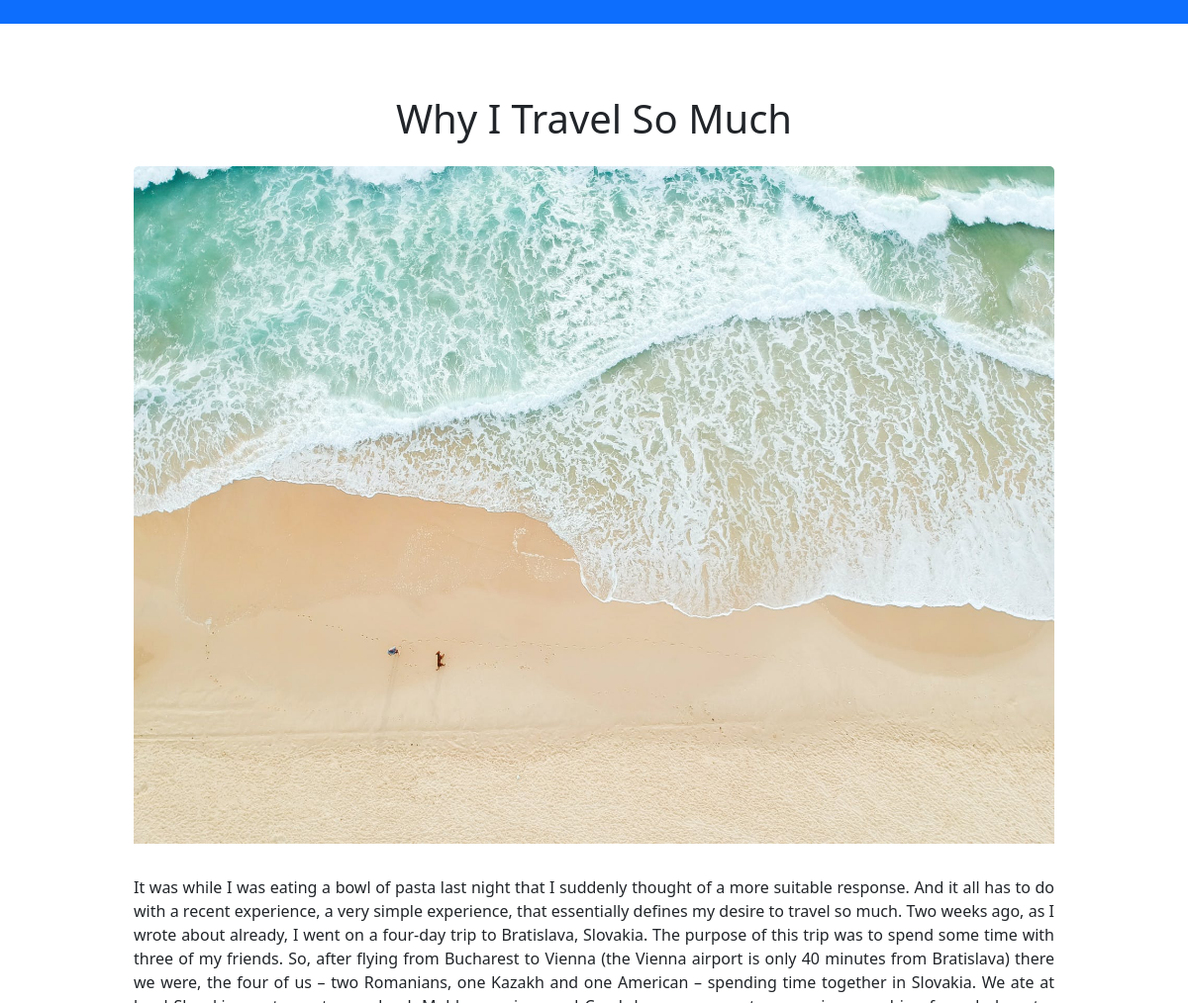
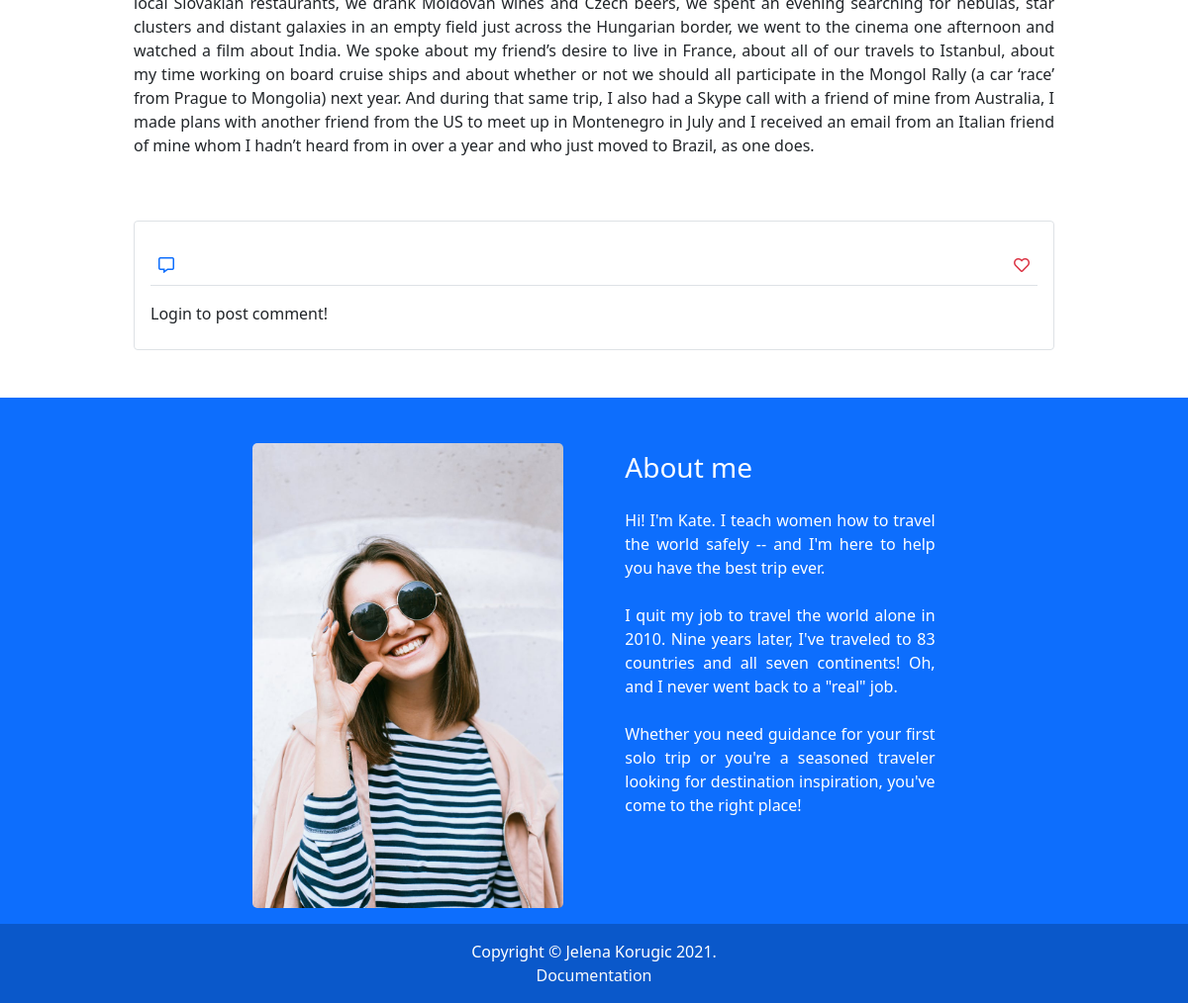
/blogtravel/post.php?id=4, run on the app's committed database (2 pictures, top to bottom).
### tables this page shows
CREATE TABLE `postovi` (
  `idPosta` int(255) NOT NULL,
  `naslov` varchar(100) NOT NULL,
  `tekst` text NOT NULL,
  `datum` timestamp NOT NULL DEFAULT current_timestamp(),
  `idKategorije` int(255) NOT NULL,
  `slikasrc` varchar(255) NOT NULL
);

### blogtravel/post.php (called while the page is built)
<?php
    require_once "view/fixed/head.php";
    require_once "view/fixed/header.php";
    require_once "view/pages/post.php";
    require_once "view/fixed/footer.php";
?>

### blogtravel/model/post.php (called while the page is built)
<?php
    require_once "konekcija.php";
    if(isset($_GET['id'])){
        $id=$_GET['id'];
        $upit="SELECT * FROM postovi WHERE idPosta=:id";
        $priprema=$konekcija->prepare($upit);
        $priprema->bindParam(":id",$id);
        try{
            $priprema->execute();
            if($priprema->rowCount()==1){
                $post=$priprema->fetch();
            }
            else{
                $naslov="Nemate pristup";
            }
        }
        catch(PDOException $e){
            $code=500;
            $data="Server error";
        }
    }
    else{
        echo "Nemate pristup";
    }
?>

### blogtravel/view/pages/post.php (the view, shortened to what this page needs)
<?php
    require_once "model/post.php";
?>
<main>
    <div class="container pt-5 text-center">
        <div class="row pt-5">
            <?php
                if(isset($naslov)):
            ?>
                <h1><?=$naslov?></h1>
            <?php
                else:
            ?>
                <h1><?=$post['naslov']?></h1>
            <?php
                endif;
            ?>
        </div>
    </div>
    <?php
        if(!isset($naslov)):
    ?>
        <div class="container postovi">
            <div class="row">
                <div class="col-12 col-md-10 mx-auto my-3">
                    <img src="assets/images/<?=$post['slikasrc']?>" alt="<?=$post['naslov']?>">
                </div>
                <div class="col-12 col-md-10 mx-auto my-3">
                    <p><?=$post['tekst']?></p>
                </div>
                <div class="col-12 col-md-10 border mx-auto p-3 my-5 rounded">
                    <div class="row">
                        <div class="col-12 d-flex justify-content-between rounded-0 p-2 border-bottom my-2">
                            <div>
                                <i class="far fa-comment-alt text-primary"></i>
                            </div>
                            <div>
                                <a href="" id="srce">
                                    <i class="far fa-heart text-danger" id="prazno"></i>
                                </a>
                            </div>
                        </div>
                        <div class="col-12 my-2">
                            <form action="">
                            <?php
                                if(isset($_SESSION['user'])):
                            ?>
                                <textarea placeholder="Write comment" id="commentText" class="col-12 form-control"></textarea>
                                <p></p>
                                <input type="button" value="Post comment" id="btnComment" class="btn btn-primary mt-2">
                                <p id="greskaComm"></p>
                            </form>
                        <?php
                            else:
                        ?>
                            <p>Login to post comment!</p>
                        <?php
                            endif;
                        ?>
                        </div>
                    </div>
                </div>
            </div>
        </div>
    <?php
        endif;
    ?>
</main>

### blogtravel/assets/css/style.css (style rules this page uses)
* { margin: 0px; padding: 0px; box-sizing: border-box; }
img { border-radius: 5px; width: 100%; }
p { margin: 0px; }
.postovi { text-align: justify; }
.postovi img { border-radius: 5px 5px 0px 0px; }
.postovi div { border-radius: 0px 0px 5px 5px; }
.row { margin: 0px; }
.row>* { padding: 0px; }

### data on the page
postovi: naslov "Why I Travel So Much", slikasrc (picture), tekst "It was while I was eating a bowl of pasta last night that I suddenly thought of a more suitable response. And it all has to do with a recent experience, a very simple experience, that essentially defines my desire to travel so much. Two weeks ago, as I wrote about already, I went on a four-day trip to Bratislava, Slovakia. The purpose of this trip was to spend some time with three of my friends. So, after flying from Bucharest to Vienna (the Vienna airport is only 40 minutes from Bratislava) there we were, the four of us – two Romanians, one Kazakh and one American – spending time together in Slovakia. We ate at local Slovakian restaurants, we drank Moldovan wines and Czech beers, we spent…"
